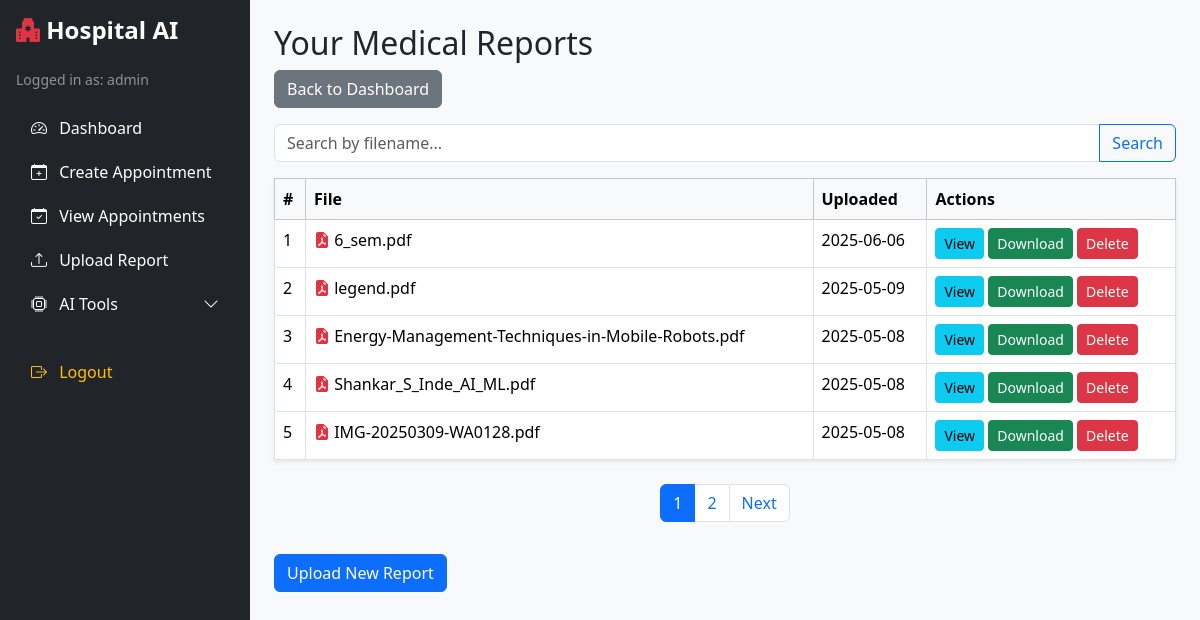
Page /view_reports (signed in) on the earlier database version.
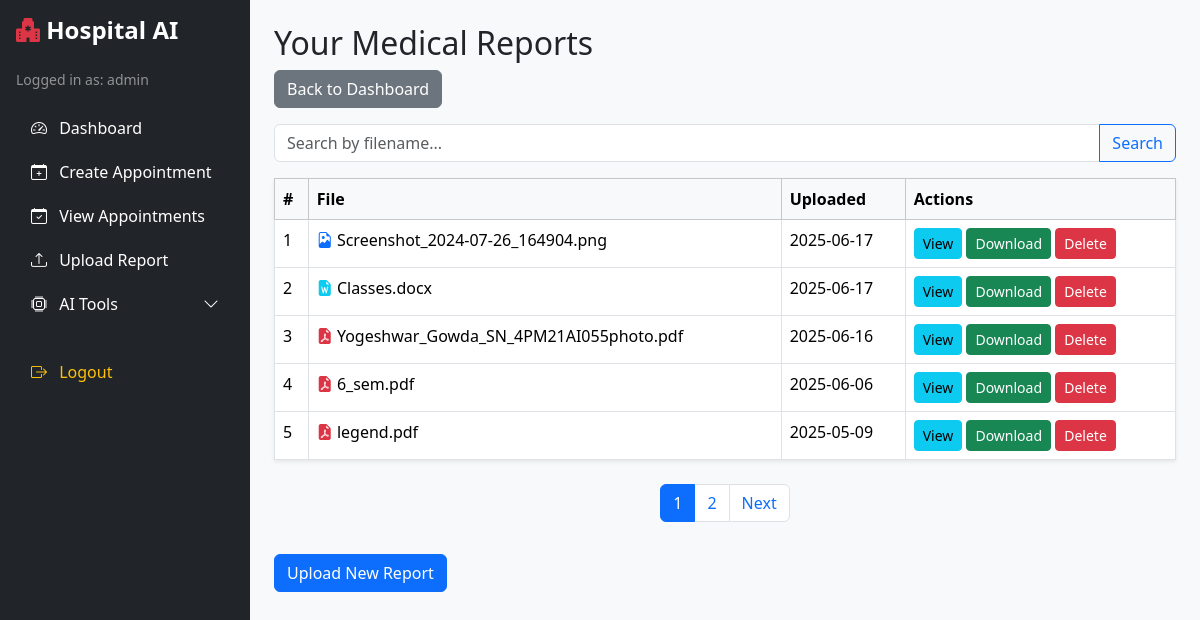
Same page on the later database version.
### app/models/report.py (models this page shows)
class MedicalReport(db.Model):
    id = db.Column(db.Integer, primary_key=True)
    user_id = db.Column(db.Integer, db.ForeignKey('user.id'), nullable=False)
    filename = db.Column(db.String(255), nullable=False)
    upload_date = db.Column(db.DateTime, default=datetime.utcnow)

### app/controllers/report_controller.py (the view, shortened to what this page needs)
@report_bp.route('/view_reports')
@login_required
def view_reports():
    search_query = request.args.get('search', '').strip()
    page = request.args.get('page', 1, type=int)
    per_page = 5
    if current_user.role == 'admin':
        query = MedicalReport.query
    else:
        query = MedicalReport.query.filter_by(user_id=current_user.id)
    if search_query:
        query = query.filter(MedicalReport.filename.ilike(f"%{search_query}%"))
    total_reports = query.count()
    reports = query.order_by(MedicalReport.upload_date.desc()) \
                   .offset((page - 1) * per_page) \
                   .limit(per_page).all()
    class Pagination:
        def __init__(self, page, per_page, total):  # ✅ Fix: correct __init__
            self.page = page
            self.per_page = per_page
            self.total = total
            self.pages = ceil(total / per_page)
        @property
        def has_prev(self):
            return self.page > 1
        @property
        def has_next(self):
            return self.page < self.pages
        @property
        def next_num(self):
            return self.page + 1
        def iter_pages(self, left_edge=2, right_edge=2, left_current=2, right_current=2):
            last = 0
            for num in range(1, self.pages + 1):
                if (num <= left_edge or
                    (num >= self.page - left_current and num <= self.page + right_current) or
                    num > self.pages - right_edge):
                    if last + 1 != num:
                        yield None
                    yield num
                    last = num
    pagination = Pagination(page, per_page, total_reports)
    return render_template('view_reports.html', reports=reports, search_query=search_query, pagination=pagination)

### app/models/user.py (called while the page is built)
@login_manager.user_loader
def load_user(user_id):
    return User.query.get(int(user_id))

### app/templates/view_reports.html (shortened to what this page needs)
{% extends "base.html" %}
{% block content %}
<h2>Your Medical Reports</h2>
<a href="{{ url_for('auth.dashboard') }}" class="btn btn-secondary mb-3">Back to Dashboard</a>
<form method="get" class="input-group mb-3" action="{{ url_for('report.view_reports') }}">
  <input type="text" name="search" class="form-control" placeholder="Search by filename..." value="{{ search_query }}">
  <button class="btn btn-outline-primary" type="submit">Search</button>
</form>
{% if reports %}
<table class="table table-bordered bg-white shadow-sm">
  <thead class="table-light">
    <tr>
      <th>#</th>
      <th>File</th>
      <th>Uploaded</th>
      <th>Actions</th>
    </tr>
  </thead>
  <tbody>
    {% for report in reports %}
    <tr>
      <td>{{ loop.index }}</td>
      <td>
        {% set ext = report.filename.rsplit('.', 1)[1].lower() %}
        {% if ext == 'pdf' %}
          <i class="bi bi-file-earmark-pdf-fill text-danger"></i>
        {% elif ext in ['png', 'jpg', 'jpeg'] %}
          <i class="bi bi-file-earmark-image text-primary"></i>
        {% elif ext == 'docx' %}
          <i class="bi bi-file-earmark-word-fill text-info"></i>
        {% else %}
          <i class="bi bi-file-earmark-fill text-secondary"></i>
        {% endif %}
        {{ report.filename }}
      </td>
      <td>{{ report.upload_date.strftime('%Y-%m-%d') if report.upload_date else 'N/A' }}</td>
      <td>
        <a href="{{ url_for('report.view_report', filename=report.filename) }}"
           class="btn btn-sm btn-info"
           data-bs-toggle="modal"
           data-bs-target="#previewModal"
           data-filename="{{ report.filename }}"
           data-filetype="{{ ext }}">
           View
        </a>
        <a href="{{ url_for('report.download_report', filename=report.filename) }}" class="btn btn-sm btn-success">Download</a>
        <a href="{{ url_for('report.delete_report', report_id=report.id) }}" class="btn btn-sm btn-danger"
           onclick="return confirm('Are you sure you want to delete this report?');">Delete</a>
      </td>
    </tr>
    {% endfor %}
  </tbody>
</table>
{% if pagination %}
<nav>
  <ul class="pagination justify-content-center mt-4">
    {% for page_num in pagination.iter_pages() %}
      {% if page_num %}
        <li class="page-item {% if pagination.page == page_num %}active{% endif %}">
          <a class="page-link" href="{{ url_for('report.view_reports', page=page_num, search=search_query) }}">{{ page_num }}</a>
        </li>
      {% else %}
        <li class="page-item disabled"><span class="page-link">…</span></li>
      {% endif %}
    {% endfor %}
    {% if pagination.has_next %}
      <li class="page-item">
        <a class="page-link" href="{{ url_for('report.view_reports', page=pagination.next_num, search=search_query) }}">Next</a>
      </li>
    {% endif %}
  </ul>
</nav>
{% endif %}
{% else %}
<p>No reports uploaded yet.</p>
{% endif %}
<a href="{{ url_for('report.upload_report') }}" class="btn btn-primary mt-3">Upload New Report</a>
{% endblock %}

Differences in the rows shown:
no longer on this page (row unchanged): MedicalReport: filename "Energy-Management-Techniques-in-Mobile-Robots.pdf", upload_date "2025-05-08"
no longer on this page (row unchanged): MedicalReport: filename "Shankar_S_Inde_AI_ML.pdf", upload_date "2025-05-08"
no longer on this page (row unchanged): MedicalReport: filename "IMG-20250309-WA0128.pdf", upload_date "2025-05-08"
added MedicalReport: filename "Screenshot_2024-07-26_164904.png", upload_date "2025-06-17"
added MedicalReport: filename "Classes.docx", upload_date "2025-06-17"
added MedicalReport: filename "Yogeshwar_Gowda_SN_4PM21AI055photo.pdf", upload_date "2025-06-16"
